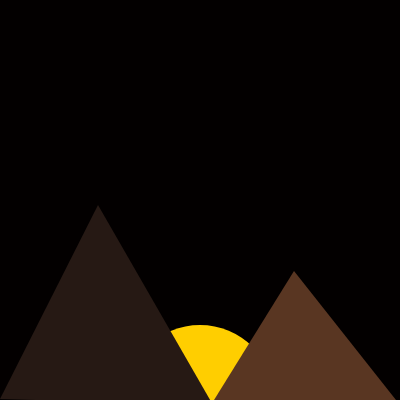
Frame 1 (no input)
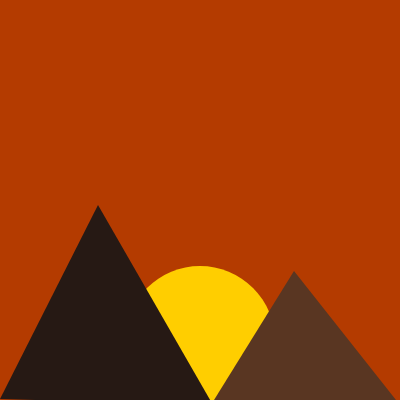
Frame 60 (no input)
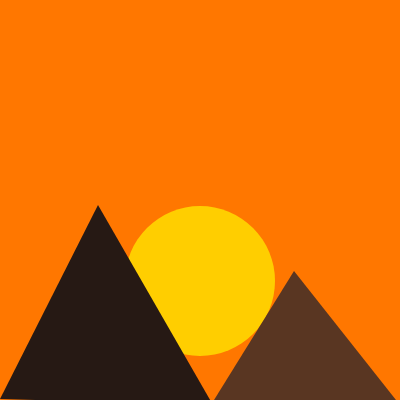
Frame 120 (the mouse pressed at the canvas centre since frame 60)

The p5.js sketch that drew these frames (run headless with seeded random() and noise() and a simulated clock; from frame 60 on, the mouse is pressed at the canvas centre):

// p5.js sketch
// ── sketch.js
let red = 0;
let green = 0;
let blue = 0;
let sun = 400;
function setup() {
  createCanvas(400, 400);
  x = width / 2;
  y = height;
  frameRate(20);
}

function draw() {
  background(red += 3, green++, blue);

  noStroke();
  fill(255, 206, 0);
  ellipse(x, y, 150, 150);
  x = x
  // Moving up at a constant speed
  y = y - 1;

  fill(38, 25, 20);
  triangle(0, 399, 98, 205, 213, 405);
  fill(89, 54, 34);
  triangle(214, 400, 294, 271, 396, 400);
}

// ── stylesheet.css
.box {
  margin: 0 auto;
  padding: 25px;
  overflow: hidden;
  position: fixed;
  display: block;
  top: 50%;
  bottom: 50%;
  margin-top: -50px;
  margin-left: -100px;
  width: 100%;
  height: 100%; 
  border: 5px solid #261914;
}

body {
  background-color: #F4A073;
  margin: 0;
  height: 100%;
  overflow: hidden
}


#heading {
  position: relative;
  left: 60px;
  top: 8px;
}

.subtitle {
  position: relative;
  left: 60px;
  top: 15px;
}

.rectangle {
  height: 550px;
  width: 400px;
  background-color: white;
  left: 1000px;
  top: -500px;
  position: relative;
  transform: rotate(2deg);
}

*,
*:before,
*:after {
  padding: 0;
  margin: 0;
  box-sizing: border-box;
}

figure {
  width: 336px;
  height: 403px;
  position: relative;
  background-color: white;
  box-shadow: 0 4px 8px 0 rgba(0, 0, 0, 0.2), 0 6px 20px 0 rgba(0, 0, 0, 0.19);
  padding: 19px 19px 85px 19px;
  display: block;
  margin-left: auto;
  margin-right: auto;
  transform: rotate(-2deg);
}

figure img {
  width: 100%;
}

figcaption {
  font-family: 'Meddon', cursive, 'Times New Roman', Times, serif;
  font-size: 18pt;
  color: #261914;
}

.button {
  background-color: #593622;
  border: none;
  color: white;
  padding: 15px 32px;
  text-align: center;
  text-decoration: none;
  display: inline-block;
  font-size: 16px;
  margin: 4px 2px;
  cursor: grabbing;
  position: relative;
  left: 610px;
  top: 30px;
  font-family: 'Times New Roman', Times, serif;
}

#registryButton { background-color: #593622;
  border: none;
  color: white;
  padding: 15px 32px;
  text-align: center;
  text-decoration: none;
  display: inline-block;
  font-size: 16px;
  margin: 4px 2px;
  cursor: grabbing;
  position: relative;
  left: 610px;
  top: 30px;
}

#weddingDate {
  font-family: 'Times New Roman', Times, serif;
  text-align: center;
  font-size: 10pt;
}

#inviteLine {
  position: relative;
  left: 70px;
  top: 60px;
  transform: rotate(1deg);
}

#adventureLine {
  position: relative;
  left: 87px;
  top: 50px;
  transform: rotate(1deg);
}

#brideFirstName {
  font-size: 35pt;
  position: relative;
  left: 100px;
  top: 50px;
  transform: rotate(1deg);
}

#brideFullName {
  position: relative;
  left: 105px;
  top: 30px;
  transform: rotate(1deg);
  letter-spacing: 5px;
}

#and {
  position: relative;
  left: 170px;
  top: 30px;
  transform: rotate(1deg);
  font-size: 25pt;
}

#groomFirstName {
  font-size: 35pt;
  position: relative;
  left: 84px;
  top: 20px;
  transform: rotate(1deg);
}

#groomFullName {
  position: relative;
  left: 90px;
  top: 5px;
  transform: rotate(1deg);
  letter-spacing: 5px;
}

hr {
  border: none;
  border-top: 3px double #333;
  color: #333;
  overflow: visible;
  text-align: center;
  height: 5px;
  width: 100px;
  position: relative;
  left: 140px;
  top: -1px;
  transform: rotate(1deg);
}

#date {
  position: relative;
  left: 110px;
  top: 15px;
  transform: rotate(1deg);
}

#time {
  position: relative;
  left: 50px;
  top: 10px;
  transform: rotate(1deg);
}

#location {
  position: relative;
  left: 70px;
  top: 10px;
  transform: rotate(1deg);
}

#end {
  border: none;
  border-top: 3px double #333;
  color: #333;
  overflow: visible;
  text-align: center;
  height: 5px;
  width: 100px;
  position: relative;
  left: 140px;
  top: 40px;
  transform: rotate(1deg);
}


canvas {
  position: relative;
  left: 70px;
  top: -520px;
}
